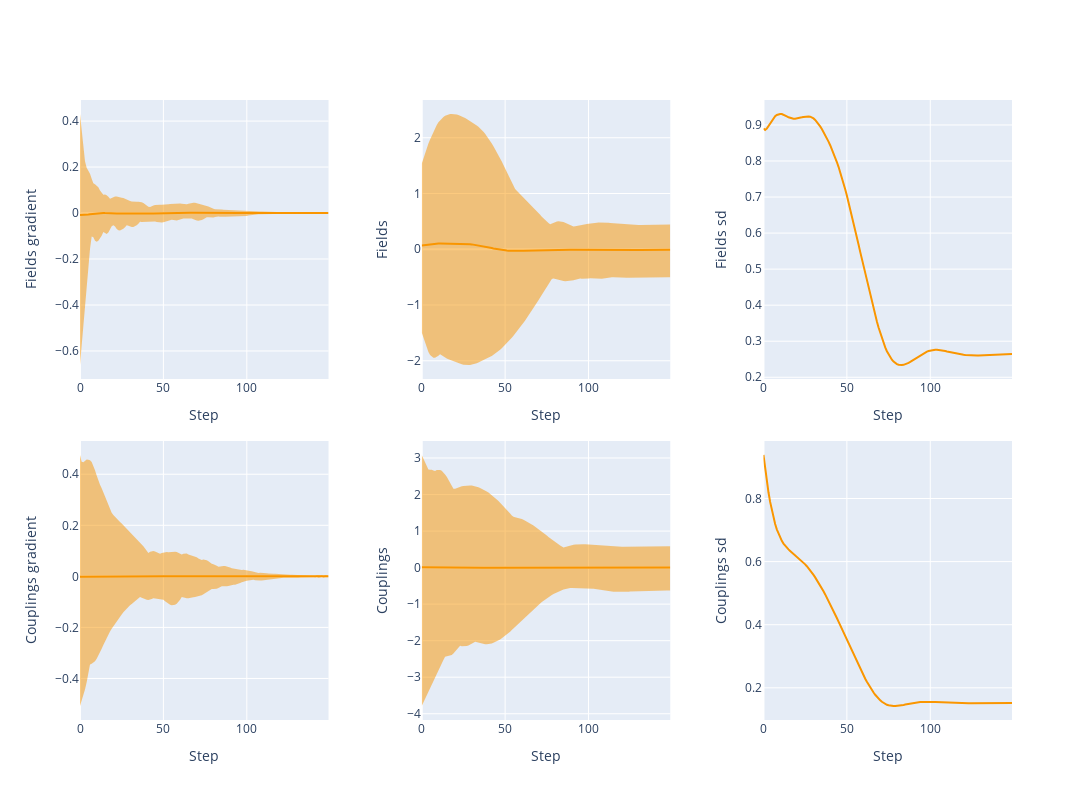

Source (notebook cell):
### Code cell
layout_spec = {
    (1, 1): {'data': ml_fitter.fields_grads, 'label': 'Fields gradient'},
    (2, 1): {'data': ml_fitter.couplings_grads, 'label': 'Couplings gradient'},
    (1, 2): {'data': ml_fitter.fields_history, 'label': 'Fields'},
    (2, 2): {'data': ml_fitter.couplings_history, 'label': 'Couplings'},
    (1, 3): {'data': ml_fitter.sd_fields, 'label': 'Fields SD'},   
    (2, 3): {'data': ml_fitter.sd_couplings, 'label': 'Couplings SD'},
    #(3, 2) : {'data': ml_fitter.llhs, 'label': 'LLHs'}
}

plot_generalized(layout_spec)

### Figure 1 — Plotly figure (JSON) as saved in the notebook; plotly's stock layout.template omitted (floating-point values rounded to 4 significant figures; data arrays with more than 128 entries replaced by an {"elided": "..."} marker saying what was removed)
{"data": [{"line": {"color": "rgba(250, 150, 0, 1)"}, "mode": "lines", "name": "Av. Fields gradient", "type": "scatter", "x": {"elided": "150 int values"}, "xaxis": "x", "y": {"elided": "150 float values"}, "yaxis": "y"}, {"hoverinfo": "skip", "line": {"width": 0}, "mode": "lines", "type": "scatter", "x": {"elided": "150 int values"}, "xaxis": "x", "y": {"elided": "150 float values"}, "yaxis": "y"}, {"fill": "tonexty", "fillcolor": "rgba(250, 150, 0, 0.5)", "hoverinfo": "skip", "line": {"width": 0}, "mode": "lines", "type": "scatter", "x": {"elided": "150 int values"}, "xaxis": "x", "y": {"elided": "150 float values"}, "yaxis": "y"}, {"line": {"color": "rgba(250, 150, 0, 1)"}, "mode": "lines", "name": "Av. Couplings gradient", "type": "scatter", "x": {"elided": "150 int values"}, "xaxis": "x4", "y": {"elided": "150 float values"}, "yaxis": "y4"}, {"hoverinfo": "skip", "line": {"width": 0}, "mode": "lines", "type": "scatter", "x": {"elided": "150 int values"}, "xaxis": "x4", "y": {"elided": "150 float values"}, "yaxis": "y4"}, {"fill": "tonexty", "fillcolor": "rgba(250, 150, 0, 0.5)", "hoverinfo": "skip", "line": {"width": 0}, "mode": "lines", "type": "scatter", "x": {"elided": "150 int values"}, "xaxis": "x4", "y": {"elided": "150 float values"}, "yaxis": "y4"}, {"line": {"color": "rgba(250, 150, 0, 1)"}, "mode": "lines", "name": "Av. Fields", "type": "scatter", "x": {"elided": "150 int values"}, "xaxis": "x2", "y": {"elided": "150 float values"}, "yaxis": "y2"}, {"hoverinfo": "skip", "line": {"width": 0}, "mode": "lines", "type": "scatter", "x": {"elided": "150 int values"}, "xaxis": "x2", "y": {"elided": "150 float values"}, "yaxis": "y2"}, {"fill": "tonexty", "fillcolor": "rgba(250, 150, 0, 0.5)", "hoverinfo": "skip", "line": {"width": 0}, "mode": "lines", "type": "scatter", "x": {"elided": "150 int values"}, "xaxis": "x2", "y": {"elided": "150 float values"}, "yaxis": "y2"}, {"line": {"color": "rgba(250, 150, 0, 1)"}, "mode": "lines", "name": "Av. Couplings", "type": "scatter", "x": {"elided": "150 int values"}, "xaxis": "x5", "y": {"elided": "150 float values"}, "yaxis": "y5"}, {"hoverinfo": "skip", "line": {"width": 0}, "mode": "lines", "type": "scatter", "x": {"elided": "150 int values"}, "xaxis": "x5", "y": {"elided": "150 float values"}, "yaxis": "y5"}, {"fill": "tonexty", "fillcolor": "rgba(250, 150, 0, 0.5)", "hoverinfo": "skip", "line": {"width": 0}, "mode": "lines", "type": "scatter", "x": {"elided": "150 int values"}, "xaxis": "x5", "y": {"elided": "150 float values"}, "yaxis": "y5"}, {"line": {"color": "rgba(250, 150, 0, 1)"}, "mode": "lines", "name": "Fields SD", "type": "scatter", "x": {"elided": "150 int values"}, "xaxis": "x3", "y": {"elided": "150 float values"}, "yaxis": "y3"}, {"line": {"color": "rgba(250, 150, 0, 1)"}, "mode": "lines", "name": "Couplings SD", "type": "scatter", "x": {"elided": "150 int values"}, "xaxis": "x6", "y": {"elided": "150 float values"}, "yaxis": "y6"}], "layout": {"height": 800, "showlegend": false, "width": 1200, "xaxis": {"anchor": "y", "domain": [0, 0.2667], "title": {"text": "Step"}}, "xaxis2": {"anchor": "y2", "domain": [0.3667, 0.6333], "title": {"text": "Step"}}, "xaxis3": {"anchor": "y3", "domain": [0.7333, 1], "title": {"text": "Step"}}, "xaxis4": {"anchor": "y4", "domain": [0, 0.2667], "title": {"text": "Step"}}, "xaxis5": {"anchor": "y5", "domain": [0.3667, 0.6333], "title": {"text": "Step"}}, "xaxis6": {"anchor": "y6", "domain": [0.7333, 1], "title": {"text": "Step"}}, "yaxis": {"anchor": "x", "domain": [0.55, 1], "title": {"text": "Fields gradient"}}, "yaxis2": {"anchor": "x2", "domain": [0.55, 1], "title": {"text": "Fields"}}, "yaxis3": {"anchor": "x3", "domain": [0.55, 1], "title": {"text": "Fields sd"}}, "yaxis4": {"anchor": "x4", "domain": [0, 0.45], "title": {"text": "Couplings gradient"}}, "yaxis5": {"anchor": "x5", "domain": [0, 0.45], "title": {"text": "Couplings"}}, "yaxis6": {"anchor": "x6", "domain": [0, 0.45], "title": {"text": "Couplings sd"}}}}
